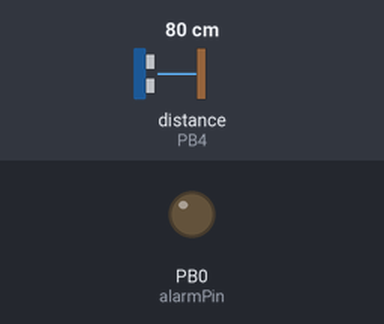
The sketch below on a simulated ATtiny85, built with avr-gcc and run on an emulated ATtiny85. Shown: output pins drawn as LEDs (lit = HIGH). Wiring (inferred from the names in the program): ultrasonic range finder: trigger PB3; echo PB4. Inputs (shaded band) come from the test bench; at power-on: distance to the obstacle (sensor on PB4) 80 cm. The echo pulse lasts 58.3 µs per cm; pins used as bus, display or sensor lines are not drawn.

Above: at 1.2 s.
1.3 s: distance to the obstacle (sensor on PB4) set to 14 cm
2.8 s: distance to the obstacle (sensor on PB4) set to 11 cm
At 3.6 s:
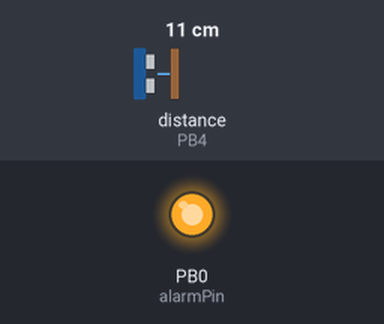
4.3 s: distance to the obstacle (sensor on PB4) set to 18 cm
At 4.8 s:
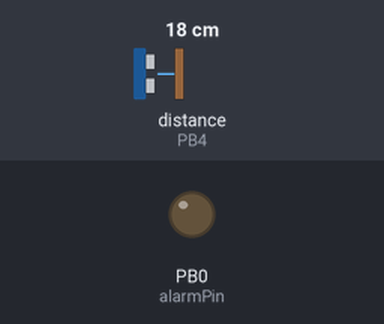
5.8 s: distance to the obstacle (sensor on PB4) set to 2 cm
At 7.1 s:
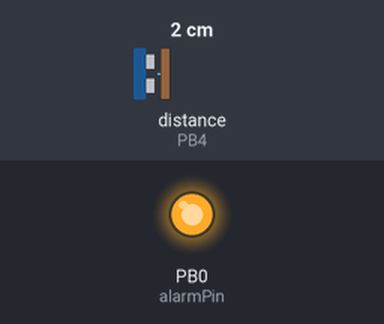
Timing chart, 0 to 8.3 s (numbered marks = the images above; inputs shaded):
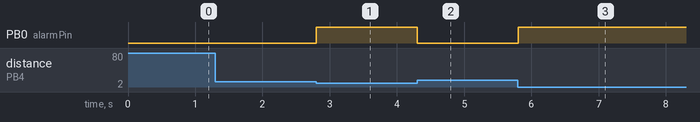

The sketch:

sr04.ino
```cpp
//             +-\/-+
// Ain0 RST 5 -|o   |- Vcc
// Ain3     3 -|    |- 2 Ain1
// Ain2     4 -|    |- 1 pwm1
//        GND -|    |- 0 pwm0
//             +----+


#define trigPin 3
#define echoPin 4
#define alarmPin 0

#define jumpValue 750


int duration;

void setup() {
  pinMode(trigPin, OUTPUT);
  pinMode(echoPin, INPUT);

  pinMode(alarmPin, OUTPUT);
}

void loop() {
//  digitalWrite(trigPin, LOW);
//  delayMicroseconds(2);
  digitalWrite(trigPin, HIGH);
  delayMicroseconds(10);
  digitalWrite(trigPin, LOW);
  duration = pulseIn(echoPin, HIGH);
  /*
  if (duration == 0)
  {
    digitalWrite(0, HIGH);
    digitalWrite(1, HIGH);
    digitalWrite(2, HIGH);
  }
  else if (duration < 250)
  {
    digitalWrite(0, HIGH);
    digitalWrite(1, LOW);
    digitalWrite(2, LOW);
  }
  else if (duration < 500)
  {
    digitalWrite(0, LOW);
    digitalWrite(1, HIGH);
    digitalWrite(2, LOW);
  }
  else if (duration < 750)
  {
    digitalWrite(0, LOW);
    digitalWrite(1, LOW);
    digitalWrite(2, HIGH);
  }
  else
  {
    digitalWrite(0, HIGH);
    digitalWrite(1, HIGH);
    digitalWrite(2, LOW);
  }

  */
  if   (duration > 0 && duration < jumpValue)  digitalWrite(alarmPin, HIGH);
  else                                         digitalWrite(alarmPin, LOW);

  //delay(50);
}
```

Measured:
- the behaviour switches between 13 and 12 cm on distance to the obstacle (sensor on PB4) (found by bisection; images 0 and 1)
- after the input at 1.3 s, every drawn part: stays the same
- after the input at 2.8 s, PB0 (alarmPin): LOW → HIGH at once
- after the input at 4.3 s, PB0 (alarmPin): HIGH → LOW at once
- after the input at 5.8 s, PB0 (alarmPin): LOW → HIGH at once
